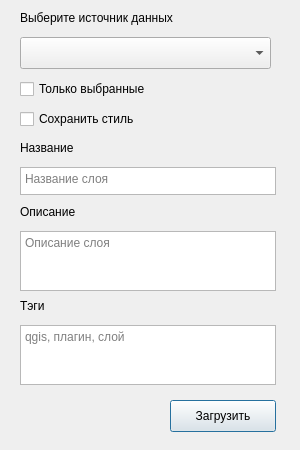
<?xml version="1.0" encoding="UTF-8"?>
<ui version="4.0">
 <class>FlexgisQGISDialogBase</class>
 <widget class="QDialog" name="FlexgisQGISDialogBase">
  <property name="windowModality">
   <enum>Qt::ApplicationModal</enum>
  </property>
  <property name="geometry">
   <rect>
    <x>0</x>
    <y>0</y>
    <width>300</width>
    <height>450</height>
   </rect>
  </property>
  <property name="minimumSize">
   <size>
    <width>300</width>
    <height>450</height>
   </size>
  </property>
  <property name="maximumSize">
   <size>
    <width>300</width>
    <height>450</height>
   </size>
  </property>
  <property name="font">
   <font>
    <family>Arial</family>
   </font>
  </property>
  <property name="windowTitle">
   <string>FlexGIS - Add data</string>
  </property>
  <widget class="QgsMapLayerComboBox" name="map_layers_cb">
   <property name="geometry">
    <rect>
     <x>20</x>
     <y>37</y>
     <width>251</width>
     <height>32</height>
    </rect>
   </property>
   <property name="sizePolicy">
    <sizepolicy hsizetype="Expanding" vsizetype="Expanding">
     <horstretch>0</horstretch>
     <verstretch>0</verstretch>
    </sizepolicy>
   </property>
   <property name="minimumSize">
    <size>
     <width>200</width>
     <height>0</height>
    </size>
   </property>
  </widget>
  <widget class="QLabel" name="layer_label">
   <property name="geometry">
    <rect>
     <x>20</x>
     <y>10</y>
     <width>175</width>
     <height>16</height>
    </rect>
   </property>
   <property name="maximumSize">
    <size>
     <width>16777215</width>
     <height>20</height>
    </size>
   </property>
   <property name="font">
    <font>
     <family>Arial</family>
    </font>
   </property>
   <property name="layoutDirection">
    <enum>Qt::LeftToRight</enum>
   </property>
   <property name="text">
    <string>Выберите источник данных</string>
   </property>
   <property name="alignment">
    <set>Qt::AlignLeading|Qt::AlignLeft|Qt::AlignVCenter</set>
   </property>
  </widget>
  <widget class="QLabel" name="name_label">
   <property name="geometry">
    <rect>
     <x>20</x>
     <y>140</y>
     <width>61</width>
     <height>16</height>
    </rect>
   </property>
   <property name="maximumSize">
    <size>
     <width>16777215</width>
     <height>20</height>
    </size>
   </property>
   <property name="text">
    <string>Название</string>
   </property>
   <property name="alignment">
    <set>Qt::AlignLeading|Qt::AlignLeft|Qt::AlignVCenter</set>
   </property>
  </widget>
  <widget class="QLabel" name="description_label">
   <property name="geometry">
    <rect>
     <x>20</x>
     <y>204</y>
     <width>64</width>
     <height>16</height>
    </rect>
   </property>
   <property name="maximumSize">
    <size>
     <width>16777215</width>
     <height>20</height>
    </size>
   </property>
   <property name="text">
    <string>Описание</string>
   </property>
   <property name="alignment">
    <set>Qt::AlignLeading|Qt::AlignLeft|Qt::AlignVCenter</set>
   </property>
  </widget>
  <widget class="QLabel" name="tags_label">
   <property name="geometry">
    <rect>
     <x>20</x>
     <y>298</y>
     <width>29</width>
     <height>16</height>
    </rect>
   </property>
   <property name="maximumSize">
    <size>
     <width>16777215</width>
     <height>20</height>
    </size>
   </property>
   <property name="text">
    <string>Тэги</string>
   </property>
   <property name="alignment">
    <set>Qt::AlignLeading|Qt::AlignLeft|Qt::AlignVCenter</set>
   </property>
  </widget>
  <widget class="QCheckBox" name="checkBox_selected">
   <property name="geometry">
    <rect>
     <x>20</x>
     <y>79</y>
     <width>142</width>
     <height>20</height>
    </rect>
   </property>
   <property name="text">
    <string>Только выбранные</string>
   </property>
  </widget>
  <widget class="QCheckBox" name="checkBox_style">
   <property name="geometry">
    <rect>
     <x>20</x>
     <y>109</y>
     <width>142</width>
     <height>20</height>
    </rect>
   </property>
   <property name="text">
    <string>Сохранить стиль</string>
   </property>
  </widget>
  <widget class="QTextEdit" name="text_name">
   <property name="geometry">
    <rect>
     <x>20</x>
     <y>167</y>
     <width>256</width>
     <height>28</height>
    </rect>
   </property>
   <property name="minimumSize">
    <size>
     <width>0</width>
     <height>28</height>
    </size>
   </property>
   <property name="maximumSize">
    <size>
     <width>16777215</width>
     <height>28</height>
    </size>
   </property>
   <property name="placeholderText">
    <string>Название слоя</string>
   </property>
  </widget>
  <widget class="QTextEdit" name="text_description">
   <property name="geometry">
    <rect>
     <x>20</x>
     <y>231</y>
     <width>256</width>
     <height>60</height>
    </rect>
   </property>
   <property name="maximumSize">
    <size>
     <width>16777215</width>
     <height>60</height>
    </size>
   </property>
   <property name="placeholderText">
    <string>Описание слоя</string>
   </property>
  </widget>
  <widget class="QTextEdit" name="text_tags">
   <property name="geometry">
    <rect>
     <x>20</x>
     <y>325</y>
     <width>256</width>
     <height>60</height>
    </rect>
   </property>
   <property name="maximumSize">
    <size>
     <width>16777215</width>
     <height>60</height>
    </size>
   </property>
   <property name="placeholderText">
    <string>qgis, плагин, слой </string>
   </property>
  </widget>
  <widget class="QPushButton" name="add_layer_button">
   <property name="enabled">
    <bool>true</bool>
   </property>
   <property name="geometry">
    <rect>
     <x>170</x>
     <y>400</y>
     <width>106</width>
     <height>32</height>
    </rect>
   </property>
   <property name="cursor">
    <cursorShape>PointingHandCursor</cursorShape>
   </property>
   <property name="text">
    <string>Загрузить</string>
   </property>
  </widget>
 </widget>
 <customwidgets>
  <customwidget>
   <class>QgsMapLayerComboBox</class>
   <extends>QComboBox</extends>
   <header>qgsmaplayercombobox.h</header>
  </customwidget>
 </customwidgets>
 <resources/>
 <connections/>
</ui>
